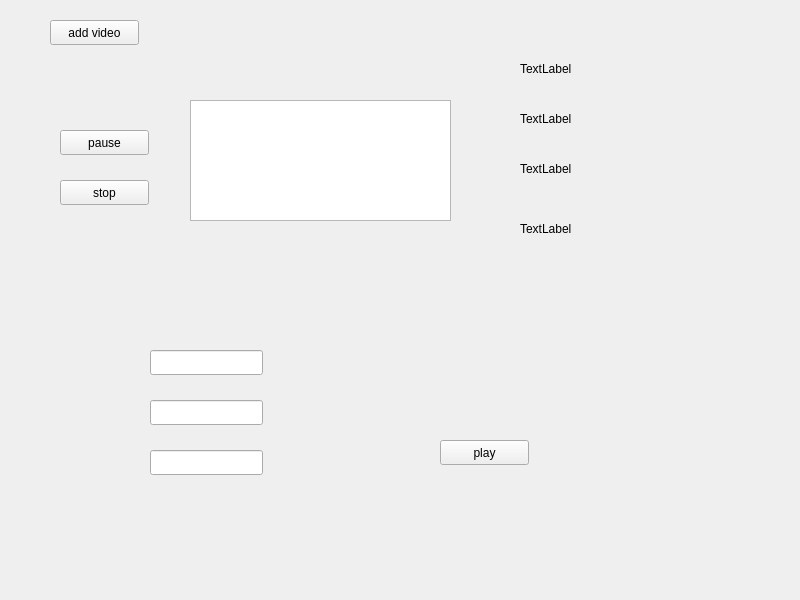
<?xml version="1.0" encoding="UTF-8"?>
<ui version="4.0">
 <class>Widget</class>
 <widget class="QWidget" name="Widget">
  <property name="geometry">
   <rect>
    <x>0</x>
    <y>0</y>
    <width>800</width>
    <height>600</height>
   </rect>
  </property>
  <property name="windowTitle">
   <string>Widget</string>
  </property>
  <widget class="QPushButton" name="pushButton">
   <property name="geometry">
    <rect>
     <x>50</x>
     <y>20</y>
     <width>89</width>
     <height>25</height>
    </rect>
   </property>
   <property name="text">
    <string>add video</string>
   </property>
  </widget>
  <widget class="QPushButton" name="pushButton_2">
   <property name="geometry">
    <rect>
     <x>440</x>
     <y>440</y>
     <width>89</width>
     <height>25</height>
    </rect>
   </property>
   <property name="text">
    <string>play</string>
   </property>
  </widget>
  <widget class="QPushButton" name="pushButton_3">
   <property name="geometry">
    <rect>
     <x>60</x>
     <y>130</y>
     <width>89</width>
     <height>25</height>
    </rect>
   </property>
   <property name="text">
    <string>pause</string>
   </property>
  </widget>
  <widget class="QPushButton" name="pushButton_4">
   <property name="geometry">
    <rect>
     <x>60</x>
     <y>180</y>
     <width>89</width>
     <height>25</height>
    </rect>
   </property>
   <property name="text">
    <string>stop</string>
   </property>
  </widget>
  <widget class="QLabel" name="label">
   <property name="geometry">
    <rect>
     <x>520</x>
     <y>60</y>
     <width>67</width>
     <height>17</height>
    </rect>
   </property>
   <property name="text">
    <string>TextLabel</string>
   </property>
  </widget>
  <widget class="QLabel" name="label_2">
   <property name="geometry">
    <rect>
     <x>520</x>
     <y>110</y>
     <width>67</width>
     <height>17</height>
    </rect>
   </property>
   <property name="text">
    <string>TextLabel</string>
   </property>
  </widget>
  <widget class="QLabel" name="label_3">
   <property name="geometry">
    <rect>
     <x>520</x>
     <y>160</y>
     <width>67</width>
     <height>17</height>
    </rect>
   </property>
   <property name="text">
    <string>TextLabel</string>
   </property>
  </widget>
  <widget class="QLabel" name="label_4">
   <property name="geometry">
    <rect>
     <x>520</x>
     <y>220</y>
     <width>67</width>
     <height>17</height>
    </rect>
   </property>
   <property name="text">
    <string>TextLabel</string>
   </property>
  </widget>
  <widget class="QTextEdit" name="textEdit">
   <property name="geometry">
    <rect>
     <x>190</x>
     <y>100</y>
     <width>261</width>
     <height>121</height>
    </rect>
   </property>
  </widget>
  <widget class="QLineEdit" name="lineEdit">
   <property name="geometry">
    <rect>
     <x>150</x>
     <y>350</y>
     <width>113</width>
     <height>25</height>
    </rect>
   </property>
  </widget>
  <widget class="QLineEdit" name="lineEdit_2">
   <property name="geometry">
    <rect>
     <x>150</x>
     <y>400</y>
     <width>113</width>
     <height>25</height>
    </rect>
   </property>
  </widget>
  <widget class="QLineEdit" name="lineEdit_3">
   <property name="geometry">
    <rect>
     <x>150</x>
     <y>450</y>
     <width>113</width>
     <height>25</height>
    </rect>
   </property>
  </widget>
 </widget>
 <resources/>
 <connections/>
</ui>
